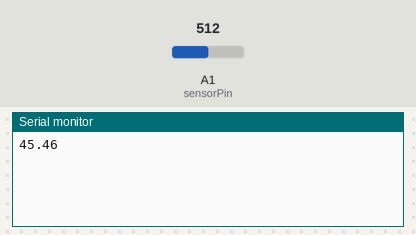
The sketch below on a simulated Arduino Zero (SAMD21). On the bench: the last lines printed to the serial monitor. The inputs (shaded band) are chosen by the test bench; at power-on: A1 (sensorPin) = 512 (analog values on the 0–1023 scale).

Above: at 1.2 s.
1.3 s: A1 (sensorPin) set to 716
At 2.6 s:
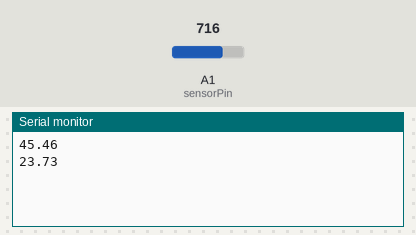
2.8 s: A1 (sensorPin) set to 900
At 4.8 s:
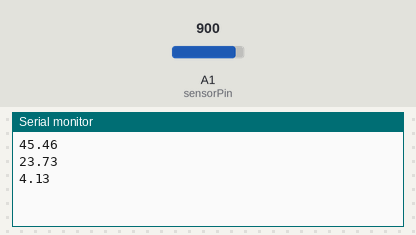
Timing chart, 0 to 6.3 s (numbered marks = the images above; inputs shaded):
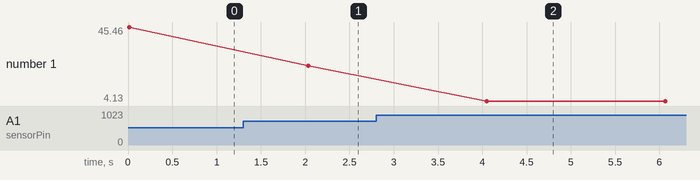

The sketch:

MedidorGasolina.ino
```cpp
const int sensorPin = A1;   // seleccionar la entrada para el sensor
float sensorValue;         // variable que almacena el valor raw (0 a 1023)
float value;            // variable que almacena el voltaje (0.0 a 5.0)
int fuel; // cantidad de combustible tanque
const int led = 13;

void setup()
{
  Serial.begin(9600);
}

void loop()
{
  lectura();
  alerta();
}


void lectura() {
  float sum;
  for (int i = 0; i < 100; i++) {
    analogReadResolution(12);
    sensorValue = analogRead(sensorPin);          // realizar la lectura
    sum += sensorValue;
    delayMicroseconds(50);
  }
  sum = sum /100;
  value = ((-sum +3755)/ 3755) * 100;
  Serial.println(value);
  delay(2000);
}

void alerta() {
  if (value < 15) {
    digitalWrite(led, HIGH);
  }
  else {
    digitalWrite(led, LOW);
  }
}
```

Measured:
- after the input at 1.3 s, the serial monitor: prints a new line after 0.73 s (image 1)
- after the input at 2.8 s, the serial monitor: prints a new line after 1.2 s (image 2)
- plotted number 1: 45.46 → 23.73 after the input at 1.3 s, 23.73 → 4.13 after the input at 2.8 s
